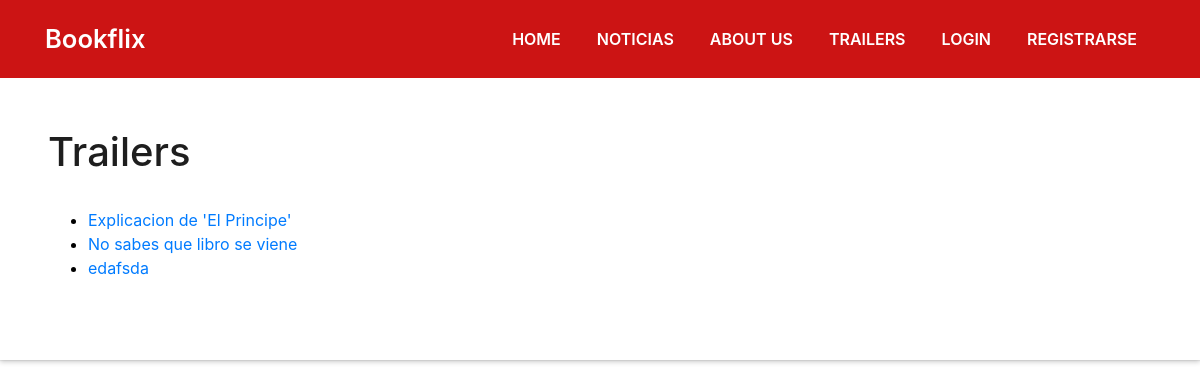
/trailer, run on the app's committed database.
### gestion_noticia/models.py (models this page shows)
class Trailer(models.Model):
	titulo = models.CharField(max_length=50)
	cuerpo = models.TextField(blank=True)
	libro = models.ForeignKey(Libro, on_delete=models.CASCADE)
	video=models.FileField(upload_to='static/video_trailer',blank=True,null=True,validators=[FileExtensionValidator(allowed_extensions=['mp4','webm'])])
	fecha_de_creacion = models.DateField()
	def __str__(self):
		return '%s' % (self.titulo)

### gestion_noticia/views.py (the view)
# urls.py: path('trailer', trailer),
def trailer(request):
	trailers=Trailer.objects.order_by('-fecha_de_creacion')
	contexto={"trailers":trailers}
	return render(request, "trailer.html",contexto)

### templates/trailer.html (shortened to what this page needs)
{% extends "padre.html" %}
{% load static %}
{% block content %}
<body id="page-top">
  <section id="perfil" class="about-mf sect-pt4 route">
    <div class="box-shadow-full">
      <div class="row">
        <div class="col-sm-12">
          <h1>Trailers</h1>
          <br />
          <ul>
            {% for  trailer in trailers%}
            <li><a href="trailer/{{trailer.id}}">{{trailer}}</a></li>
            {% endfor %}
          </ul>
        </div>
      </div>
    </div>
  </section>
  {% endblock %}

### static/css/style.css (style rules this page uses)
h1, h2, h3, h4, h5, h6 { color: #1e1e1e; }
a { color: #1e1e1e; transition: all 0.5s ease-in-out; }
.sect-pt4 { padding-top: 4rem; }
.box-shadow-full { padding: 3rem 1.25rem; position: relative; background-color: #fff; margin-bottom: 3rem; z-index: 2; box-shadow: 0 1px 1px 0 rgba(0, 0, 0, 0.06), 0 2px 5px 0 rgba(0, 0, 0, 0.2); }
.about-mf .box-shadow-full { padding-top: 4rem; padding-bottom: 4rem; }
@media (min-width: 768px) { .box-shadow-full { padding: 3rem; } }

### templates/padre.html (style rules this page uses)
body { color: white; }
li { color: black; }

### data on the page
Trailer: titulo "Explicacion de 'El Principe'"
Trailer: titulo "No sabes que libro se viene"
Trailer: titulo "edafsda"
